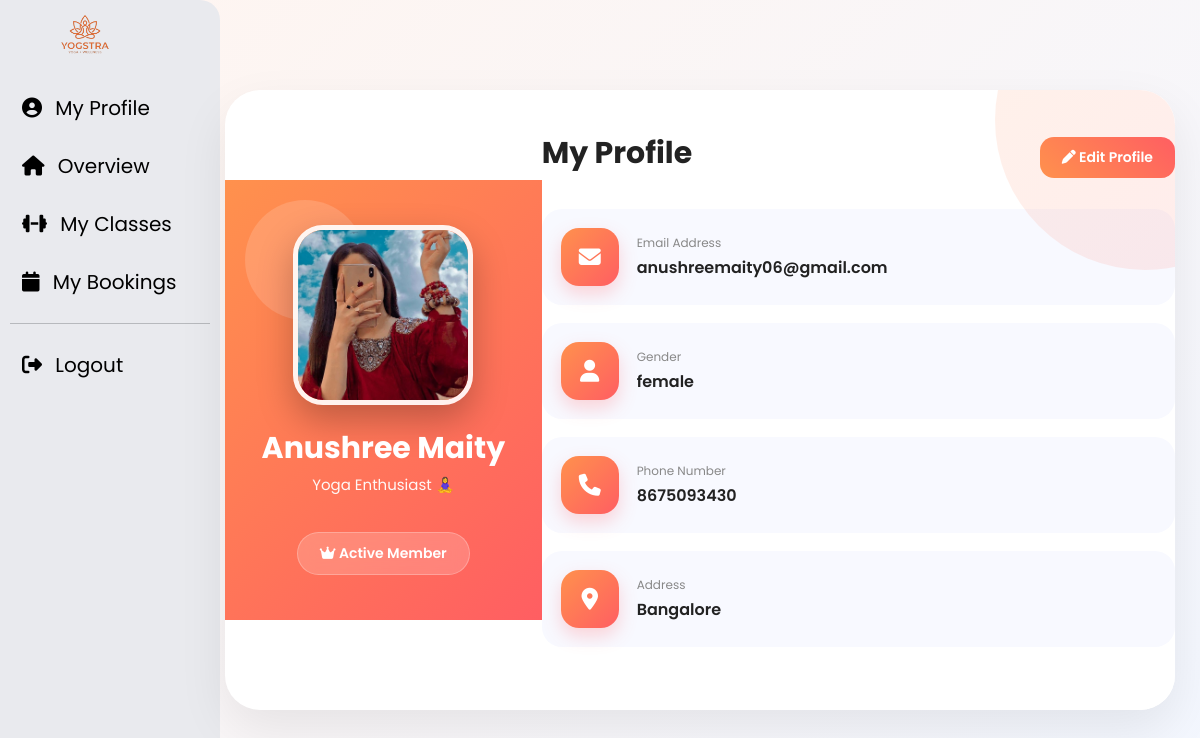
Page /teacher_panel/miniprofile.php (signed in) on the committed database.
### tables this page shows
CREATE TABLE `users` (
  `id` int(30) NOT NULL,
  `name` varchar(255) NOT NULL,
  `email` varchar(255) NOT NULL,
  `password` varchar(255) NOT NULL,
  `gender` varchar(255) NOT NULL,
  `role` varchar(20) NOT NULL,
  `qualification` varchar(255) NOT NULL,
  `ph_no` varchar(15) NOT NULL,
  `address` varchar(255) NOT NULL,
  `image` varchar(255) NOT NULL,
  `otp` int(11) DEFAULT NULL,
  `is_verified` tinyint(1) DEFAULT 0
);

### teacher_panel/miniprofile.php (the view, shortened to what this page needs)
<?php
include('../db_connect.php');
$user_id = $_SESSION['user_id'];
$sql = "SELECT * FROM users WHERE id='$user_id'";
$res = mysqli_query($conn, $sql);
$row = mysqli_fetch_assoc($res);
?>
<!DOCTYPE html>
<html lang="en">
<head>
    <link rel="stylesheet" href="../assets/bootstrap/css/bootstrap.min.css">
    <link href="https://cdnjs.cloudflare.com/ajax/libs/font-awesome/6.5.0/css/all.min.css" rel="stylesheet">
</head>
<body>
    <div class="container-fluid">
        <div class="row">
            <div class="col-md-2 " >
                <?php include('sidebar.php'); ?>
            </div>
            <div class="col-md-10 main-content">
                <div class="profile-card">
                    <div class="row g-0 align-items-center">
                        <div class="col-md-4 profile-left">
                            <img src="../upload/image/<?php echo $row['image'] ?? 'default.png'; ?>" class="profile-img">
                            <h2 class="welcome">
                                <?php echo $row['name']; ?>
                            </h2>
                            <p class="subtitle">
                                Yoga Enthusiast 🧘‍♀️
                            </p>
                            <div class="member-badge">
                                <i class="fa-solid fa-crown"></i>
                                Active Member
                            </div>
                        </div>
                        <div class="col-md-8 profile-right">
                            <div class="profile-header">
                                <h2 class="profile-title">My Profile</h2>
                                <a href="edit_profile.php" class="edit-btn">
                                    <i class="fa-solid fa-pen"></i> Edit Profile
                                </a>
                            </div>
                            <div class="info-box">
                                <div class="info-icon">
                                    <i class="fa-solid fa-envelope"></i>
                                </div>
                                <div class="info-text">
                                    <small>Email Address</small>
                                    <span><?php echo $row['email']; ?></span>
                                </div>
                            </div>
                            <div class="info-box">
                                <div class="info-icon">
                                    <i class="fa-solid fa-user"></i>
                                </div>
                                <div class="info-text">
                                    <small>Gender</small>
                                    <span><?php echo $row['gender'] ?? 'Not Set'; ?></span>
                                </div>
                            </div>
                            <div class="info-box">
                                <div class="info-icon">
                                    <i class="fa-solid fa-phone"></i>
                                </div>
                                <div class="info-text">
                                    <small>Phone Number</small>
                                    <span><?php echo $row['ph_no'] ?? 'Not Available'; ?></span>
                                </div>
                            </div>
                            <div class="info-box">
                                <div class="info-icon">
                                    <i class="fa-solid fa-location-dot"></i>
                                </div>
                                <div class="info-text">
                                    <small>Address</small>
                                    <span><?php echo $row['address'] ?? 'Not Available'; ?></span>
                                </div>
                            </div>
                        </div>
                    </div>
                </div>
            </div>
        </div>
    </div>
</body>
</html>

### teacher_panel/miniprofile.php (style rules this page uses)
* { margin: 0; padding: 0; box-sizing: border-box; font-family: 'Poppins', sans-serif; }
body { background: linear-gradient(135deg, #fff5f0, #f3f7ff); overflow-x: hidden; }
.main-content { min-height: 100vh; display: flex; justify-content: center; align-items: center; padding: 30px; }
.profile-card { width: 100%; max-width: 950px; border: none; border-radius: 35px; overflow: hidden; position: relative; background: #fff; box-shadow: 0 20px 50px rgba(0, 0, 0, 0.08); }
.profile-card::before { content: ''; position: absolute; top: -120px; right: -120px; width: 300px; height: 300px; background: linear-gradient(135deg, #ff914d, #ff5e62); border-radius: 50%; opacity: .12; pointer-events: none; }
.profile-left { background: linear-gradient(135deg, #ff914d, #ff5e62); padding: 45px 25px; text-align: center; color: #fff; position: relative; }
.profile-left::before { content: ''; position: absolute; top: 20px; left: 20px; width: 120px; height: 120px; background: rgba(255, 255, 255, 0.15); border-radius: 50%; }
.profile-img { width: 180px; height: 180px; border-radius: 30px; object-fit: cover; border: 5px solid rgba(255, 255, 255, 0.9); box-shadow: 0 15px 35px rgba(0, 0, 0, 0.25); transition: .4s; position: relative; z-index: 2; }
.welcome { margin-top: 25px; font-size: 30px; font-weight: 700; position: relative; z-index: 2; }
.subtitle { margin-top: 8px; font-size: 15px; opacity: .95; position: relative; z-index: 2; }
.member-badge { display: inline-block; margin-top: 20px; padding: 10px 22px; border-radius: 50px; background: rgba(255, 255, 255, 0.18); backdrop-filter: blur(8px); border: 1px solid rgba(255, 255, 255, 0.25); font-size: 14px; font-weight: 600; position: relative; z-index: 2; }
.profile-right { padding: 45px 35px; background: #fff; }
.profile-header { display: flex; justify-content: space-between; align-items: center; margin-bottom: 30px; position: relative; z-index: 5; }
.profile-title { font-size: 30px; font-weight: 700; color: #222; }
.edit-btn { border: none; background: linear-gradient(45deg, #ff914d, #ff5e62); color: #fff; padding: 10px 22px; border-radius: 14px; font-size: 14px; font-weight: 600; transition: .3s; text-decoration: none; display: inline-block; position: relative; z-index: 10; }
.info-box { display: flex; align-items: center; gap: 18px; padding: 18px; border-radius: 20px; background: #f8f9ff; margin-bottom: 18px; transition: .35s; border: 1px solid transparent; }
.info-icon { width: 58px; height: 58px; min-width: 58px; display: flex; justify-content: center; align-items: center; border-radius: 18px; background: linear-gradient(135deg, #ff914d, #ff5e62); color: #fff; font-size: 22px; box-shadow: 0 8px 18px rgba(255, 94, 98, 0.25); }
.info-text small { display: block; color: #888; margin-bottom: 4px; font-size: 12px; }
.info-text span { color: #222; font-size: 16px; font-weight: 600; }

### rows in the picture
users: image (picture), name "Anushree Maity", email "anushreemaity06@gmail.com", gender "female", ph_no "8675093430", address "Bangalore"
